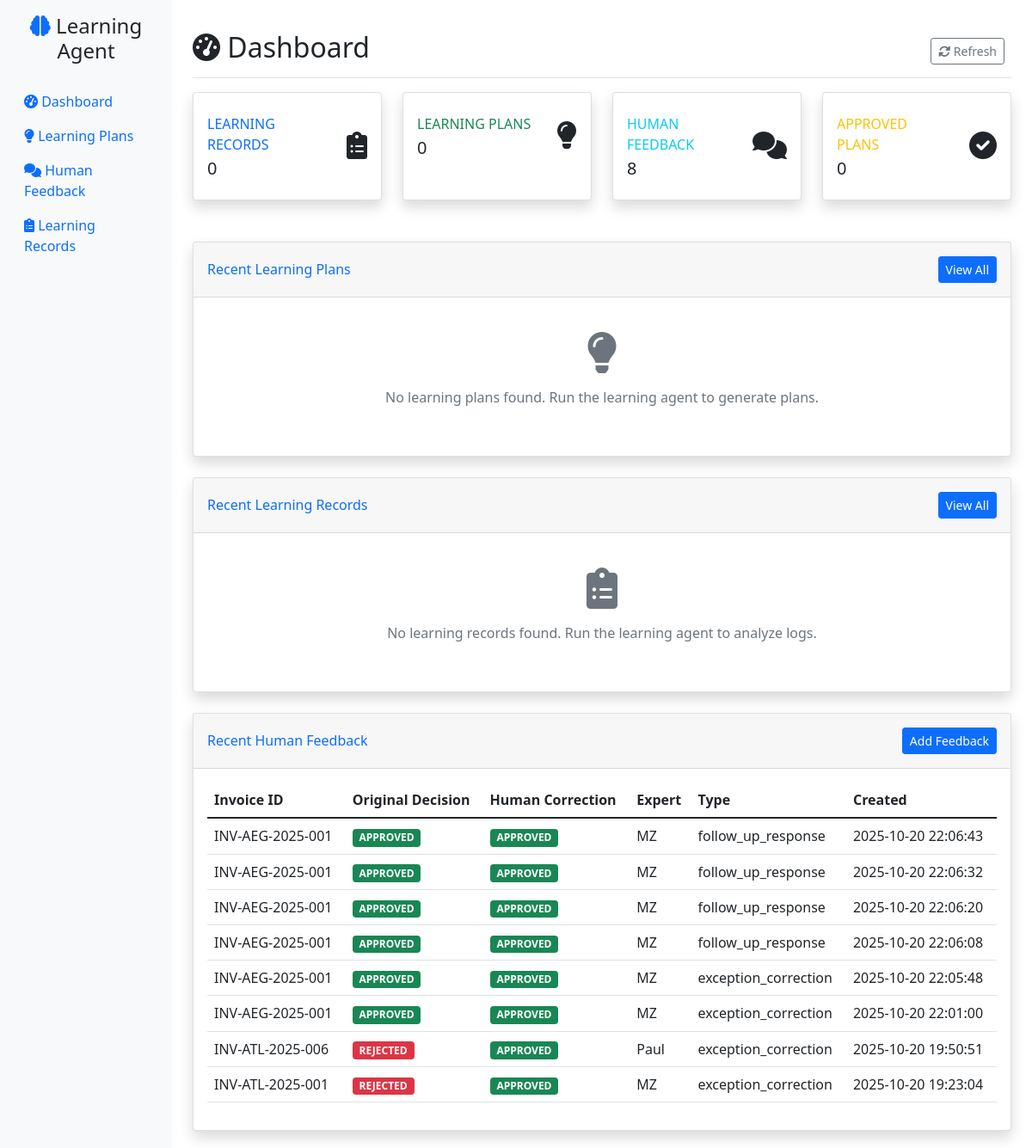
Before: / with the older database file.
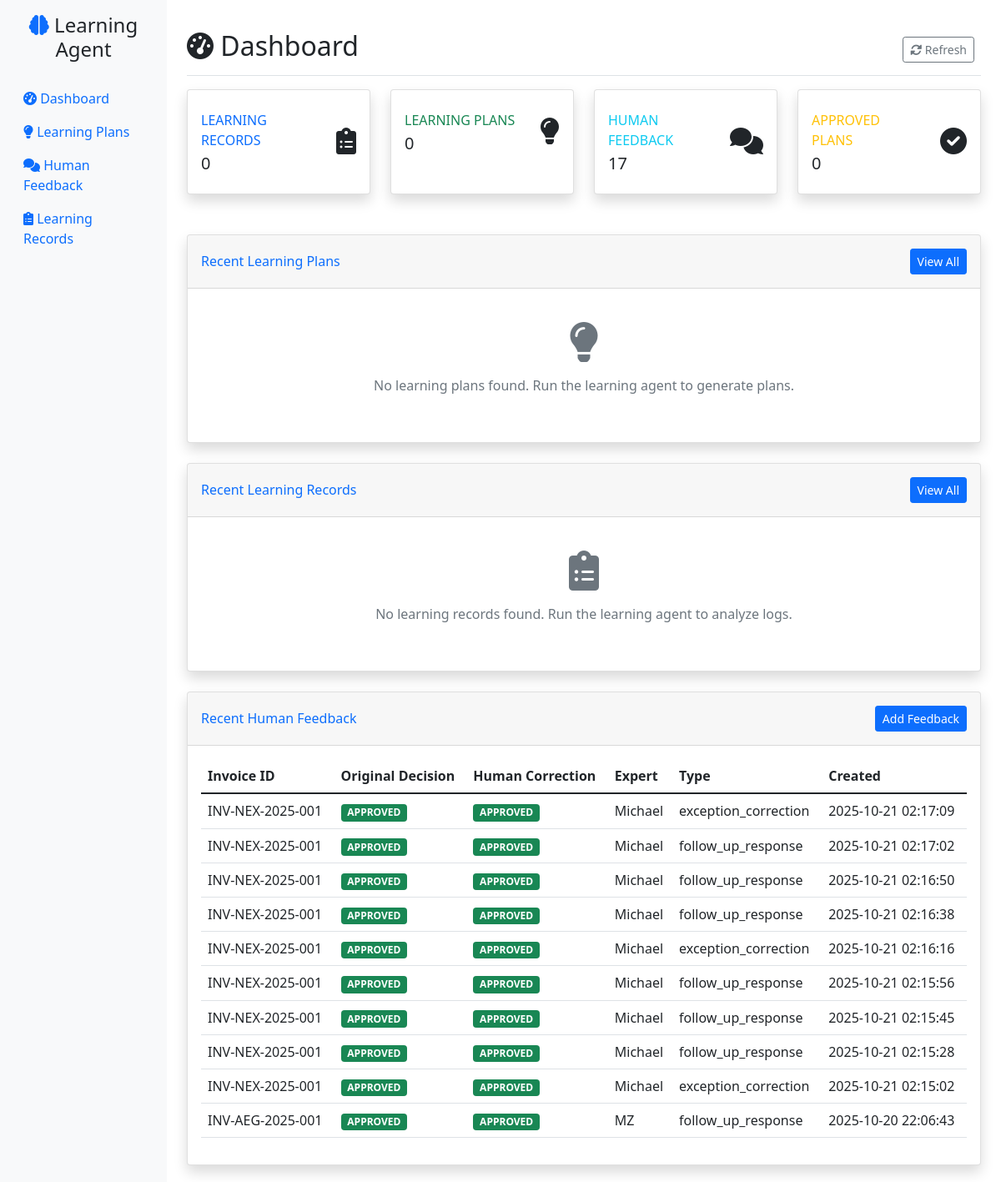
After: the same page with the newer database file.
### tables this page shows
CREATE TABLE human_feedback (
                id INTEGER PRIMARY KEY AUTOINCREMENT,
                feedback_id TEXT UNIQUE NOT NULL,
                feedback_type TEXT NOT NULL,
                content TEXT NOT NULL,
                priority TEXT DEFAULT 'MEDIUM',
                status TEXT DEFAULT 'PENDING',
                created_at TIMESTAMP DEFAULT CURRENT_TIMESTAMP,
                expert_name TEXT,
                tags TEXT
            , invoice_id VARCHAR(100), original_agent_decision VARCHAR(50), human_correction VARCHAR(50), routing_queue VARCHAR(100), feedback_text TEXT, supporting_evidence JSON, learning_record_id INTEGER, conversation_id VARCHAR(100), is_initial_feedback BOOLEAN DEFAULT TRUE, parent_feedback_id INTEGER, llm_questions TEXT, human_responses TEXT, feedback_summary TEXT, conversation_status VARCHAR(20) DEFAULT 'active', quality_score REAL DEFAULT 0.0, conversation_history TEXT);

### web_gui/app.py (the view)
@app.route('/')
def dashboard():
    stats = db.get_database_stats()
    recent_plans = db.get_learning_plans()[:10]  # Last 10 plans
    recent_records = db.get_learning_records()[:10]  # Last 10 records
    recent_feedback = db.get_human_feedback()[:10]  # Last 10 feedback items
    return render_template('dashboard.html',
                         stats=stats,
                         recent_plans=recent_plans,
                         recent_records=recent_records,
                         recent_feedback=recent_feedback)

### learning_agent/database.py (called while the page is built)
    def get_learning_records(self, status: str = None) -> List[Dict[str, Any]]:
        cursor = self.conn.cursor()
        if status:
            cursor.execute("SELECT * FROM learning_records WHERE status = ? ORDER BY created_at DESC", (status,))
        else:
            cursor.execute("SELECT * FROM learning_records ORDER BY created_at DESC")
        records = []
        for row in cursor.fetchall():
            record = dict(row)
            record['source_data'] = json.loads(record['source_data']) if record['source_data'] else {}
            records.append(record)
        return records

### web_gui/app.py (called while the page is built)
@app.template_filter('datetime_format')
def datetime_format(value):
    if isinstance(value, str):
        try:
            dt = datetime.fromisoformat(value.replace('Z', '+00:00'))
            return dt.strftime('%Y-%m-%d %H:%M:%S')
        except:
            return value
    return value

### web_gui/templates/dashboard.html (shortened to what the changed rows need)
{% extends "base.html" %}
{% block content %}
<div class="d-flex justify-content-between flex-wrap flex-md-nowrap align-items-center pt-3 pb-2 mb-3 border-bottom">
    <h1 class="h2"><i class="fas fa-tachometer-alt"></i> Dashboard</h1>
</div>
<div class="row mb-4">
    <div class="col-xl-3 col-md-6 mb-4">
        <div class="card stat-card border-left-info shadow h-100 py-2">
            <div class="card-body">
                <div class="row no-gutters align-items-center">
                    <div class="col mr-2">
                        <div class="text-xs font-weight-bold text-info text-uppercase mb-1">
                            Human Feedback
                        </div>
                        <div class="h5 mb-0 font-weight-bold text-gray-800">{{ stats.human_feedback }}</div>
                    </div>
                </div>
            </div>
        </div>
    </div>
</div>
<div class="row">
    <div class="col-12">
        <div class="card shadow">
            <div class="card-body">
                {% if recent_feedback %}
                    <div class="table-responsive">
                        <table class="table table-hover">
                            <thead>
                                <tr>
                                    <th>Invoice ID</th>
                                    <th>Original Decision</th>
                                    <th>Human Correction</th>
                                    <th>Expert</th>
                                    <th>Type</th>
                                    <th>Created</th>
                                </tr>
                            </thead>
                            <tbody>
                                {% for feedback in recent_feedback %}
                                <tr>
                                    <td>{{ feedback.invoice_id }}</td>
                                    <td>
                                        <span class="badge bg-{{ 'danger' if feedback.original_agent_decision == 'REJECTED' else 'success' if feedback.original_agent_decision == 'APPROVED' else 'warning' }}">
                                            {{ feedback.original_agent_decision }}
                                        </span>
                                    </td>
                                    <td>
                                        <span class="badge bg-{{ 'success' if feedback.human_correction == 'APPROVED' else 'danger' if feedback.human_correction == 'REJECTED' else 'warning' }}">
                                            {{ feedback.human_correction }}
                                        </span>
                                    </td>
                                    <td>{{ feedback.expert_name or 'Unknown' }}</td>
                                    <td>{{ feedback.feedback_type or 'N/A' }}</td>
                                    <td>{{ feedback.created_at|datetime_format }}</td>
                                </tr>
                                {% endfor %}
                            </tbody>
                        </table>
                    </div>
                {% else %}
                    <div class="text-center text-muted py-4">
                        <i class="fas fa-comments fa-3x mb-3"></i>
                        <p>No human feedback found. Add feedback to help improve the system.</p>
                    </div>
                {% endif %}
            </div>
        </div>
    </div>
</div>
{% endblock %}

Changed rows visible on the page:
no longer on this page (row unchanged): human_feedback: invoice_id "INV-AEG-2025-001", original_agent_decision "APPROVED", human_correction "APPROVED", expert_name "MZ", feedback_type "follow_up_response", created_at "2025-10-20 22:06:32"
no longer on this page (row unchanged): human_feedback: invoice_id "INV-AEG-2025-001", original_agent_decision "APPROVED", human_correction "APPROVED", expert_name "MZ", feedback_type "follow_up_response", created_at "2025-10-20 22:06:20"
no longer on this page (row unchanged): human_feedback: invoice_id "INV-AEG-2025-001", original_agent_decision "APPROVED", human_correction "APPROVED", expert_name "MZ", feedback_type "follow_up_response", created_at "2025-10-20 22:06:08"
no longer on this page (row unchanged): human_feedback: invoice_id "INV-AEG-2025-001", original_agent_decision "APPROVED", human_correction "APPROVED", expert_name "MZ", feedback_type "exception_correction", created_at "2025-10-20 22:05:48"
no longer on this page (row unchanged): human_feedback: invoice_id "INV-AEG-2025-001", original_agent_decision "APPROVED", human_correction "APPROVED", expert_name "MZ", feedback_type "exception_correction", created_at "2025-10-20 22:01:00"
no longer on this page (row unchanged): human_feedback: invoice_id "INV-ATL-2025-006", original_agent_decision "REJECTED", human_correction "APPROVED", expert_name "Paul", feedback_type "exception_correction", created_at "2025-10-20 19:50:51"
no longer on this page (row unchanged): human_feedback: invoice_id "INV-ATL-2025-001", original_agent_decision "REJECTED", human_correction "APPROVED", expert_name "MZ", feedback_type "exception_correction", created_at "2025-10-20 19:23:04"
added human_feedback: invoice_id "INV-NEX-2025-001", original_agent_decision "APPROVED", human_correction "APPROVED", expert_name "Michael", feedback_type "exception_correction", created_at "2025-10-21 02:17:09"
added human_feedback: invoice_id "INV-NEX-2025-001", original_agent_decision "APPROVED", human_correction "APPROVED", expert_name "Michael", feedback_type "follow_up_response", created_at "2025-10-21 02:17:02"
added human_feedback: invoice_id "INV-NEX-2025-001", original_agent_decision "APPROVED", human_correction "APPROVED", expert_name "Michael", feedback_type "follow_up_response", created_at "2025-10-21 02:16:50"
added human_feedback: invoice_id "INV-NEX-2025-001", original_agent_decision "APPROVED", human_correction "APPROVED", expert_name "Michael", feedback_type "follow_up_response", created_at "2025-10-21 02:16:38"
added human_feedback: invoice_id "INV-NEX-2025-001", original_agent_decision "APPROVED", human_correction "APPROVED", expert_name "Michael", feedback_type "exception_correction", created_at "2025-10-21 02:16:16"
added human_feedback: invoice_id "INV-NEX-2025-001", original_agent_decision "APPROVED", human_correction "APPROVED", expert_name "Michael", feedback_type "follow_up_response", created_at "2025-10-21 02:15:56"
added human_feedback: invoice_id "INV-NEX-2025-001", original_agent_decision "APPROVED", human_correction "APPROVED", expert_name "Michael", feedback_type "follow_up_response", created_at "2025-10-21 02:15:45"
added human_feedback: invoice_id "INV-NEX-2025-001", original_agent_decision "APPROVED", human_correction "APPROVED", expert_name "Michael", feedback_type "follow_up_response", created_at "2025-10-21 02:15:28"
added human_feedback: invoice_id "INV-NEX-2025-001", original_agent_decision "APPROVED", human_correction "APPROVED", expert_name "Michael", feedback_type "exception_correction", created_at "2025-10-21 02:15:02"
Other visible differences:
{{ stats.human_feedback }}: "8" → "17"
